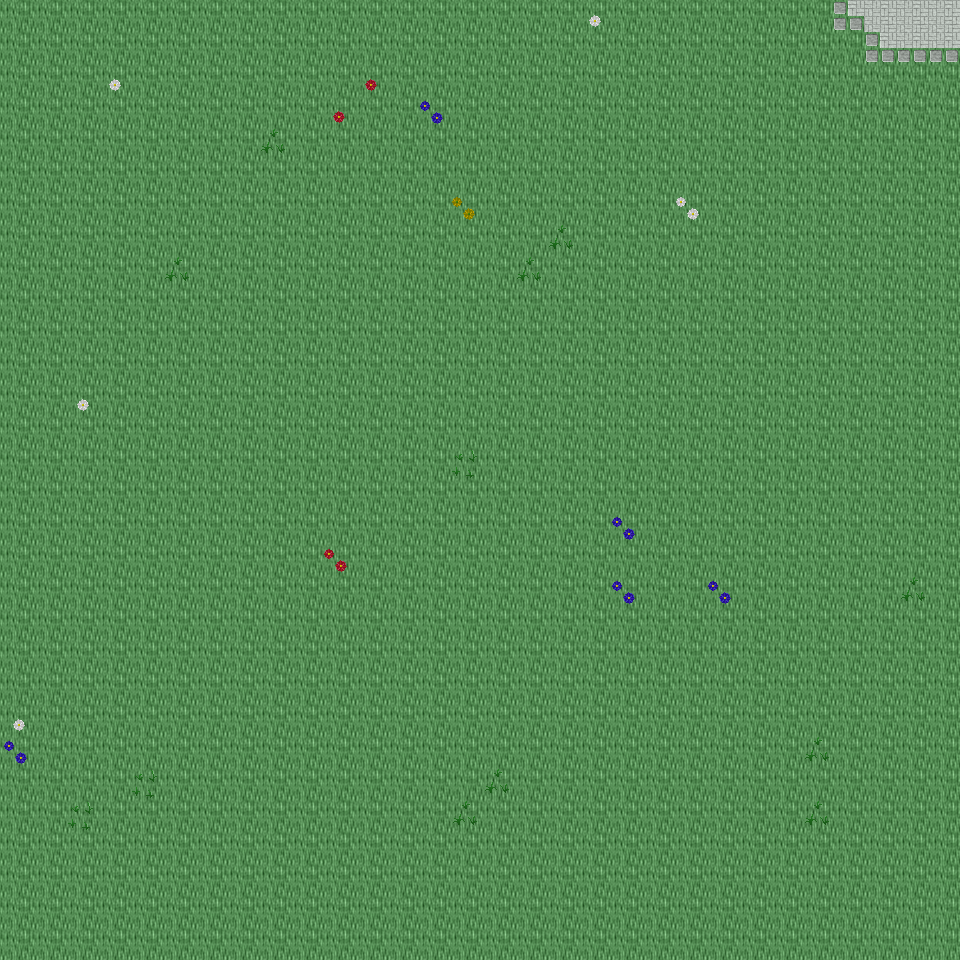

The image is a tile-based game level rendered from a .tmx file. Its description and source (layers, tilesets, objects; grid data summarised) follow:
An orthogonal 30x30 tile map with 32x32 px tiles, 6 tile layers (Ground, Object, Object2, Above, ...), 14 tilesets and 4 objects (4x mapExit).

<map version="1.0" orientation="orthogonal" renderorder="right-down" width="30" height="30" tilewidth="32" tileheight="32" nextobjectid="5">
  <tileset firstgid="1" name="tileset_ground_ground" tilewidth="32" tileheight="32" tilecount="33" columns="3">
    <image source="../drawable/tileset_ground_ground.png" width="96" height="352" />
  </tileset>
  <tileset firstgid="34" name="tileset_plant_flower_daisy_white" tilewidth="32" tileheight="32" tilecount="8" columns="2">
    <image source="../drawable/tileset_plant_flower_daisy_white.png" width="64" height="128" />
  </tileset>
  <tileset firstgid="42" name="tileset_plant_flower_daisy_yellow" tilewidth="32" tileheight="32" tilecount="8" columns="2">
    <image source="../drawable/tileset_plant_flower_daisy_yellow.png" width="64" height="128" />
  </tileset>
  <tileset firstgid="50" name="tileset_plant_flower_daisy_blue" tilewidth="32" tileheight="32" tilecount="8" columns="2">
    <image source="../drawable/tileset_plant_flower_daisy_blue.png" width="64" height="128" />
  </tileset>
  <tileset firstgid="58" name="tileset_plant_grasses" tilewidth="32" tileheight="32" tilecount="6" columns="3">
    <image source="../drawable/tileset_plant_grasses.png" width="96" height="64" />
  </tileset>
  <tileset firstgid="64" name="tileset_plant_flower_daisy_red" tilewidth="32" tileheight="32" tilecount="8" columns="2">
    <image source="../drawable/tileset_plant_flower_daisy_red.png" width="64" height="128" />
  </tileset>
  <tileset firstgid="72" name="tileset_plant_tree_tree_darkgreen" tilewidth="32" tileheight="32" tilecount="88" columns="8">
    <image source="../drawable/tileset_plant_tree_tree_darkgreen.png" width="256" height="352" />
  </tileset>
  <tileset firstgid="160" name="tileset_logic_creature_elf" tilewidth="32" tileheight="32" tilecount="16" columns="8">
    <image source="../drawable/tileset_logic_creature_elf.png" width="256" height="64" />
  </tileset>
  <tileset firstgid="176" name="tileset_logic_creature_animal" tilewidth="32" tileheight="32" tilecount="32" columns="8">
    <image source="../drawable/tileset_logic_creature_animal.png" width="256" height="128" />
  </tileset>
  <tileset firstgid="208" name="tileset_logic_collision" tilewidth="32" tileheight="32" tilecount="1" columns="1">
    <image source="../drawable/tileset_logic_collision.png" width="32" height="32" />
  </tileset>
  <tileset firstgid="209" name="tileset_logic_creature_ent" tilewidth="32" tileheight="32" tilecount="4" columns="4">
    <image source="../drawable/tileset_logic_creature_ent.png" width="128" height="32" />
  </tileset>
  <tileset firstgid="213" name="tileset_logic_creature_human_evil" tilewidth="32" tileheight="32" tilecount="16" columns="8">
    <image source="../drawable/tileset_logic_creature_human_evil.png" width="256" height="64" />
  </tileset>
  <tileset firstgid="229" name="tileset_ground_green_paving" tilewidth="32" tileheight="32" tilecount="18" columns="3">
    <image source="../drawable/tileset_ground_green_paving.png" width="96" height="192" />
  </tileset>
  <tileset firstgid="247" name="tileset_logic_protection" tilewidth="32" tileheight="32" tilecount="2" columns="2">
    <image source="../drawable/tileset_logic_protection.png" width="64" height="32" />
  </tileset>
  <layer name="Ground" width="30" height="30">
    <data>[900 cells, 900 non-empty, 2 distinct tile ids]</data>
  </layer>
  <layer name="Object" width="30" height="30">
    <data>[900 cells, 30 non-empty, 10 distinct tile ids]</data>
  </layer>
  <layer name="Object2" width="30" height="30">
    <data>[900 cells, 0 non-empty, 0 distinct tile ids]</data>
  </layer>
  <layer name="Above" width="30" height="30">
    <data>[900 cells, 0 non-empty, 0 distinct tile ids]</data>
  </layer>
  <layer name="Above2" width="30" height="30">
    <data>[900 cells, 0 non-empty, 0 distinct tile ids]</data>
  </layer>
  <layer name="Walkable" width="30" height="30">
    <data>[900 cells, 0 non-empty, 0 distinct tile ids]</data>
  </layer>
  <objectgroup name="MapEvents">
    <object id="1" name="north" type="mapExit" x="0" y="0" width="960" height="32">
      <properties>
        <property name="map" value="level_0_x190_y76" />
        <property name="x" value="0" />
        <property name="y" value="28" />
      </properties>
    </object>
    <object id="2" name="south" type="mapExit" x="0" y="928" width="960" height="32">
      <properties>
        <property name="map" value="level_0_x190_y78" />
        <property name="x" value="0" />
        <property name="y" value="1" />
      </properties>
    </object>
    <object id="3" name="west" type="mapExit" x="0" y="0" width="32" height="960">
      <properties>
        <property name="map" value="level_0_x189_y77" />
        <property name="x" value="28" />
        <property name="y" value="0" />
      </properties>
    </object>
    <object id="4" name="east" type="mapExit" x="928" y="0" width="32" height="960">
      <properties>
        <property name="map" value="level_0_x191_y77" />
        <property name="x" value="1" />
        <property name="y" value="0" />
      </properties>
    </object>
  </objectgroup>
</map>
